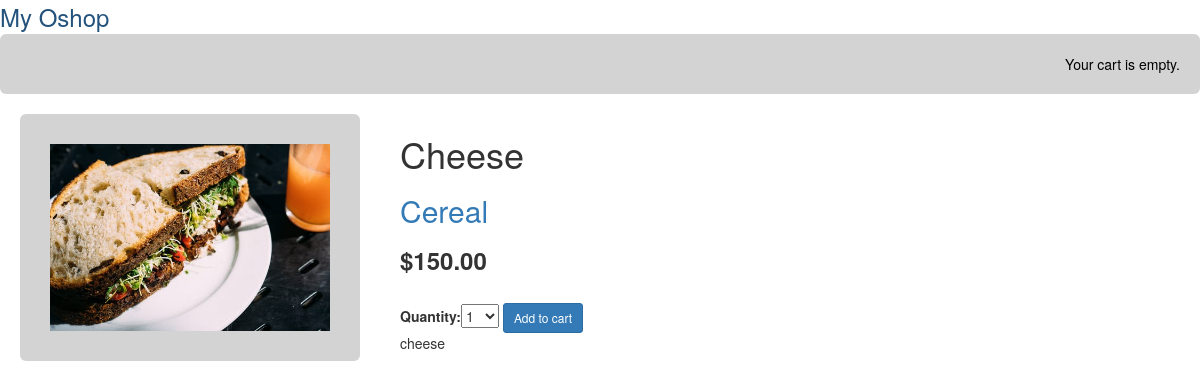
Page /4/cheese/ on the committed database.
### oshop/models.py (models this page shows, shortened)
class Product(models.Model):
    category = models.ForeignKey(Category,related_name='products',on_delete=models.CASCADE)
    name = models.CharField(max_length=200, db_index=True)
    slug = models.SlugField(max_length=200, db_index=True)
    image = models.ImageField(upload_to='products/%Y/%m/%d',blank=True)
    description = models.TextField(blank=True)
    price = models.DecimalField(max_digits=10, decimal_places=2)
    available = models.BooleanField(default=True)
    created = models.DateTimeField(auto_now_add=True)
    updated = models.DateTimeField(auto_now=True)
    class Meta:
        ordering = ('name',)
        index_together = (('id', 'slug'),)

class Category(models.Model):
    name = models.CharField(max_length=200,
    db_index=True)
    slug = models.SlugField(max_length=200, unique=True)
    class Meta:
        ordering = ('name',)
        verbose_name = 'category'
        verbose_name_plural = 'categories'
    def __str__(self):
        return self.name
    def get_absolute_url(self):
        return reverse('oshop:product_list_by_category',args=[self.slug])

### oshop/views.py (the view)
# urls.py: path('<int:id>/<slug:slug>/', views.product_detail,name='product_detail'),
def product_detail(request, id, slug):
    product = get_object_or_404(Product,
                                id=id,
                                slug=slug,available=True)
    cart_product_form = CartAddProductForm()
    return render(request,
                    'oshop/product/detail.html',
                    {'product': product,
                    'cart_product_form': cart_product_form})

### cart/forms.py
class CartAddProductForm(forms.Form):
    quantity = forms.TypedChoiceField(choices=PRODUCT_QUANTITY_CHOICES,coerce=int)
    update = forms.BooleanField(required=False, initial=False, widget=forms.HiddenInput)

### cart/cart.py (called while the page is built)
    def __len__(self):
        return sum(item['quantity'] for item in self.cart.values())

### cart/context_processors.py (called while the page is built)
def cart(request):
    return {'cart': Cart(request)}

### oshop/templates/oshop/product/detail.html (shortened to what this page needs)
{% extends "oshop/base.html" %}
{% load static %}
{% load crispy_forms_tags %}
{% block content %}
<div class="product-detail">
<img src="{% if product.image %}{{ product.image.url }}{% else %}
{% static "img/no_image2.png" %}{% endif %}">
</div>
<div class="details">
    <h1>{{ product.name }}</h1>
    <h2><a href="{{ product.category.get_absolute_url }}">{{product.category }}</a></h2>
    <h3 class="price"><b> ${{ product.price }} </b></h3><br>
    <form action="{% url "cart:cart_add" product.id %}" method="post">
            {{ cart_product_form }}
            <input type="submit" value="Add to cart" class="btn btn-sm btn-primary">
    </form>
    {{ product.description|linebreaks }}
</div>
{% endblock %}

### oshop/static/bs3/css/main.css (style rules this page uses)
.product-detail { margin:20px; height:60%; width:340px; float:left; background-color:lightgrey; padding:30px; border-radius:6px; }
.product-detail img { width:100%; height: 100%; }
.details { float:left; width:450px; padding:20px; }

### rows in the picture
Product: image (picture), name "Cheese", category "Cereal", price "150.00", description "cheese"
